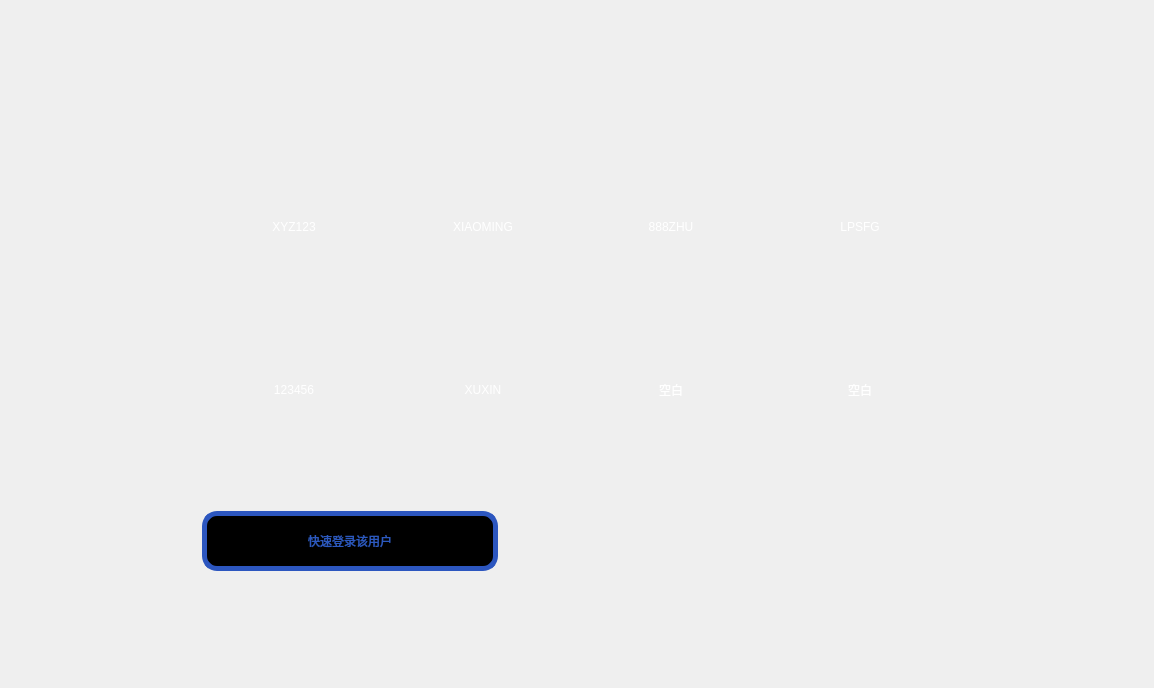
<?xml version="1.0" encoding="UTF-8"?>
<ui version="4.0">
 <class>Management</class>
 <widget class="QWidget" name="Management">
  <property name="geometry">
   <rect>
    <x>0</x>
    <y>0</y>
    <width>1154</width>
    <height>688</height>
   </rect>
  </property>
  <property name="minimumSize">
   <size>
    <width>674</width>
    <height>400</height>
   </size>
  </property>
  <property name="windowTitle">
   <string>Form</string>
  </property>
  <layout class="QGridLayout" name="gridLayout_2">
   <item row="4" column="4">
    <widget class="QPushButton" name="btn_back">
     <property name="minimumSize">
      <size>
       <width>250</width>
       <height>80</height>
      </size>
     </property>
     <property name="layoutDirection">
      <enum>Qt::RightToLeft</enum>
     </property>
     <property name="styleSheet">
      <string notr="true">QPushButton#btn_back{
background-image: url(:/按键_上一页2.png);
border:none;
}
</string>
     </property>
     <property name="text">
      <string/>
     </property>
     <property name="autoDefault">
      <bool>false</bool>
     </property>
     <property name="flat">
      <bool>false</bool>
     </property>
    </widget>
   </item>
   <item row="1" column="1" colspan="4">
    <layout class="QGridLayout" name="gridLayout">
     <property name="horizontalSpacing">
      <number>50</number>
     </property>
     <property name="verticalSpacing">
      <number>5</number>
     </property>
     <item row="1" column="7">
      <widget class="QLabel" name="label_4">
       <property name="styleSheet">
        <string notr="true">
font: 16pt &quot;Ubuntu&quot; ;
color:rgb(255,255,255);
background:transparent;
border:none;</string>
       </property>
       <property name="text">
        <string>LPSFG</string>
       </property>
       <property name="alignment">
        <set>Qt::AlignCenter</set>
       </property>
      </widget>
     </item>
     <item row="1" column="5">
      <widget class="QLabel" name="label_3">
       <property name="styleSheet">
        <string notr="true">
font: 16pt &quot;Ubuntu&quot; ;
color:rgb(255,255,255);
background:transparent;
border:none;</string>
       </property>
       <property name="text">
        <string>888ZHU</string>
       </property>
       <property name="alignment">
        <set>Qt::AlignCenter</set>
       </property>
      </widget>
     </item>
     <item row="4" column="3">
      <widget class="QLabel" name="label_6">
       <property name="styleSheet">
        <string notr="true">
font: 16pt &quot;Ubuntu&quot; ;
color:rgb(255,255,255);
background:transparent;
border:none;</string>
       </property>
       <property name="text">
        <string>XUXIN</string>
       </property>
       <property name="alignment">
        <set>Qt::AlignCenter</set>
       </property>
      </widget>
     </item>
     <item row="4" column="5">
      <widget class="QLabel" name="label_7">
       <property name="styleSheet">
        <string notr="true">
font: 16pt &quot;Ubuntu&quot; ;
color:rgb(255,255,255);
background:transparent;
border:none;</string>
       </property>
       <property name="text">
        <string>空白</string>
       </property>
       <property name="alignment">
        <set>Qt::AlignCenter</set>
       </property>
      </widget>
     </item>
     <item row="4" column="1">
      <widget class="QLabel" name="label_5">
       <property name="styleSheet">
        <string notr="true">
font: 16pt &quot;Ubuntu&quot; ;
color:rgb(255,255,255);
background:transparent;
border:none;</string>
       </property>
       <property name="text">
        <string>123456</string>
       </property>
       <property name="alignment">
        <set>Qt::AlignCenter</set>
       </property>
      </widget>
     </item>
     <item row="0" column="2">
      <spacer name="horizontalSpacer_3">
       <property name="orientation">
        <enum>Qt::Horizontal</enum>
       </property>
       <property name="sizeHint" stdset="0">
        <size>
         <width>40</width>
         <height>20</height>
        </size>
       </property>
      </spacer>
     </item>
     <item row="0" column="4">
      <spacer name="horizontalSpacer_4">
       <property name="orientation">
        <enum>Qt::Horizontal</enum>
       </property>
       <property name="sizeHint" stdset="0">
        <size>
         <width>40</width>
         <height>20</height>
        </size>
       </property>
      </spacer>
     </item>
     <item row="0" column="6">
      <spacer name="horizontalSpacer_5">
       <property name="orientation">
        <enum>Qt::Horizontal</enum>
       </property>
       <property name="sizeHint" stdset="0">
        <size>
         <width>40</width>
         <height>20</height>
        </size>
       </property>
      </spacer>
     </item>
     <item row="1" column="8">
      <spacer name="horizontalSpacer_2">
       <property name="orientation">
        <enum>Qt::Horizontal</enum>
       </property>
       <property name="sizeHint" stdset="0">
        <size>
         <width>40</width>
         <height>20</height>
        </size>
       </property>
      </spacer>
     </item>
     <item row="1" column="0">
      <spacer name="horizontalSpacer">
       <property name="orientation">
        <enum>Qt::Horizontal</enum>
       </property>
       <property name="sizeHint" stdset="0">
        <size>
         <width>40</width>
         <height>20</height>
        </size>
       </property>
      </spacer>
     </item>
     <item row="3" column="3">
      <widget class="QPushButton" name="pushButton_6">
       <property name="enabled">
        <bool>true</bool>
       </property>
       <property name="minimumSize">
        <size>
         <width>94</width>
         <height>94</height>
        </size>
       </property>
       <property name="maximumSize">
        <size>
         <width>94</width>
         <height>94</height>
        </size>
       </property>
       <property name="styleSheet">
        <string notr="true">QPushButton{
background-image: url(:/按键_普通用户.png);
border:none;
}
QPushButton:checked{
background-image: url(:/按键_普通用户_按下.png);
border:none;
}
QPushButton:disabled{
background-image: url(:/按键_未定义用户.png);
border:none;
}</string>
       </property>
       <property name="text">
        <string/>
       </property>
       <property name="checkable">
        <bool>true</bool>
       </property>
       <property name="checked">
        <bool>false</bool>
       </property>
      </widget>
     </item>
     <item row="3" column="5">
      <widget class="QPushButton" name="pushButton_7">
       <property name="enabled">
        <bool>true</bool>
       </property>
       <property name="minimumSize">
        <size>
         <width>94</width>
         <height>94</height>
        </size>
       </property>
       <property name="maximumSize">
        <size>
         <width>94</width>
         <height>94</height>
        </size>
       </property>
       <property name="styleSheet">
        <string notr="true">QPushButton{
background-image: url(:/按键_普通用户.png);
border:none;
}
QPushButton:checked{
background-image: url(:/按键_普通用户_按下.png);
border:none;
}
QPushButton:disabled{
background-image: url(:/按键_未定义用户.png);
border:none;
}</string>
       </property>
       <property name="text">
        <string/>
       </property>
       <property name="checkable">
        <bool>true</bool>
       </property>
       <property name="checked">
        <bool>false</bool>
       </property>
      </widget>
     </item>
     <item row="3" column="7">
      <widget class="QPushButton" name="pushButton_8">
       <property name="enabled">
        <bool>true</bool>
       </property>
       <property name="minimumSize">
        <size>
         <width>94</width>
         <height>94</height>
        </size>
       </property>
       <property name="maximumSize">
        <size>
         <width>94</width>
         <height>94</height>
        </size>
       </property>
       <property name="styleSheet">
        <string notr="true">QPushButton{
background-image: url(:/按键_普通用户.png);
border:none;
}
QPushButton:checked{
background-image: url(:/按键_普通用户_按下.png);
border:none;
}
QPushButton:disabled{
background-image: url(:/按键_未定义用户.png);
border:none;
}</string>
       </property>
       <property name="text">
        <string/>
       </property>
       <property name="checkable">
        <bool>true</bool>
       </property>
       <property name="checked">
        <bool>false</bool>
       </property>
      </widget>
     </item>
     <item row="1" column="3">
      <widget class="QLabel" name="label_2">
       <property name="styleSheet">
        <string notr="true">
font: 16pt &quot;Ubuntu&quot; ;
color:rgb(255,255,255);
background:transparent;
border:none;</string>
       </property>
       <property name="text">
        <string>XIAOMING</string>
       </property>
       <property name="alignment">
        <set>Qt::AlignCenter</set>
       </property>
      </widget>
     </item>
     <item row="1" column="1">
      <widget class="QLabel" name="label_1">
       <property name="enabled">
        <bool>true</bool>
       </property>
       <property name="styleSheet">
        <string notr="true">
font: 16pt &quot;Ubuntu&quot; ;
color:rgb(255,255,255);
background:transparent;
border:none;</string>
       </property>
       <property name="text">
        <string>XYZ123</string>
       </property>
       <property name="alignment">
        <set>Qt::AlignCenter</set>
       </property>
      </widget>
     </item>
     <item row="4" column="7">
      <widget class="QLabel" name="label_8">
       <property name="styleSheet">
        <string notr="true">
font: 16pt &quot;Ubuntu&quot; ;
color:rgb(255,255,255);
background:transparent;
border:none;</string>
       </property>
       <property name="text">
        <string>空白</string>
       </property>
       <property name="alignment">
        <set>Qt::AlignCenter</set>
       </property>
      </widget>
     </item>
     <item row="0" column="5">
      <widget class="QPushButton" name="pushButton_3">
       <property name="enabled">
        <bool>true</bool>
       </property>
       <property name="minimumSize">
        <size>
         <width>94</width>
         <height>94</height>
        </size>
       </property>
       <property name="maximumSize">
        <size>
         <width>94</width>
         <height>94</height>
        </size>
       </property>
       <property name="styleSheet">
        <string notr="true">QPushButton{
background-image: url(:/按键_普通用户.png);
border:none;
}
QPushButton:checked{
background-image: url(:/按键_普通用户_按下.png);
border:none;
}
QPushButton:disabled{
background-image: url(:/按键_未定义用户.png);
border:none;
}</string>
       </property>
       <property name="text">
        <string/>
       </property>
       <property name="checkable">
        <bool>true</bool>
       </property>
       <property name="checked">
        <bool>false</bool>
       </property>
      </widget>
     </item>
     <item row="0" column="7">
      <widget class="QPushButton" name="pushButton_4">
       <property name="enabled">
        <bool>true</bool>
       </property>
       <property name="minimumSize">
        <size>
         <width>94</width>
         <height>94</height>
        </size>
       </property>
       <property name="maximumSize">
        <size>
         <width>94</width>
         <height>94</height>
        </size>
       </property>
       <property name="styleSheet">
        <string notr="true">QPushButton{
background-image: url(:/按键_普通用户.png);
border:none;
}
QPushButton:checked{
background-image: url(:/按键_普通用户_按下.png);
border:none;
}
QPushButton:disabled{
background-image: url(:/按键_未定义用户.png);
border:none;
}</string>
       </property>
       <property name="text">
        <string/>
       </property>
       <property name="checkable">
        <bool>true</bool>
       </property>
       <property name="checked">
        <bool>false</bool>
       </property>
      </widget>
     </item>
     <item row="3" column="1">
      <widget class="QPushButton" name="pushButton_5">
       <property name="enabled">
        <bool>true</bool>
       </property>
       <property name="minimumSize">
        <size>
         <width>94</width>
         <height>94</height>
        </size>
       </property>
       <property name="maximumSize">
        <size>
         <width>94</width>
         <height>94</height>
        </size>
       </property>
       <property name="styleSheet">
        <string notr="true">QPushButton{
background-image: url(:/按键_普通用户.png);
border:none;
}
QPushButton:checked{
background-image: url(:/按键_普通用户_按下.png);
border:none;
}
QPushButton:disabled{
background-image: url(:/按键_未定义用户.png);
border:none;
}</string>
       </property>
       <property name="text">
        <string/>
       </property>
       <property name="checkable">
        <bool>true</bool>
       </property>
       <property name="checked">
        <bool>false</bool>
       </property>
      </widget>
     </item>
     <item row="0" column="1">
      <widget class="QPushButton" name="pushButton_1">
       <property name="enabled">
        <bool>true</bool>
       </property>
       <property name="minimumSize">
        <size>
         <width>94</width>
         <height>94</height>
        </size>
       </property>
       <property name="maximumSize">
        <size>
         <width>94</width>
         <height>94</height>
        </size>
       </property>
       <property name="styleSheet">
        <string notr="true">QPushButton{
background-image: url(:/按键_普通用户.png);
border:none;
}
QPushButton:checked{
background-image: url(:/按键_普通用户_按下.png);
border:none;
}
QPushButton:disabled{
background-image: url(:/按键_未定义用户.png);
border:none;
}</string>
       </property>
       <property name="text">
        <string/>
       </property>
       <property name="checkable">
        <bool>true</bool>
       </property>
       <property name="checked">
        <bool>false</bool>
       </property>
      </widget>
     </item>
     <item row="0" column="3">
      <widget class="QPushButton" name="pushButton_2">
       <property name="enabled">
        <bool>true</bool>
       </property>
       <property name="minimumSize">
        <size>
         <width>94</width>
         <height>94</height>
        </size>
       </property>
       <property name="maximumSize">
        <size>
         <width>94</width>
         <height>94</height>
        </size>
       </property>
       <property name="styleSheet">
        <string notr="true">QPushButton{
background-image: url(:/按键_普通用户.png);
border:none;
}
QPushButton:checked{
background-image: url(:/按键_普通用户_按下.png);
border:none;
}
QPushButton:disabled{
background-image: url(:/按键_未定义用户.png);
border:none;
}</string>
       </property>
       <property name="text">
        <string/>
       </property>
       <property name="checkable">
        <bool>true</bool>
       </property>
       <property name="checked">
        <bool>false</bool>
       </property>
      </widget>
     </item>
     <item row="2" column="1">
      <spacer name="verticalSpacer_3">
       <property name="orientation">
        <enum>Qt::Vertical</enum>
       </property>
       <property name="sizeHint" stdset="0">
        <size>
         <width>20</width>
         <height>40</height>
        </size>
       </property>
      </spacer>
     </item>
    </layout>
   </item>
   <item row="6" column="1">
    <spacer name="verticalSpacer_4">
     <property name="orientation">
      <enum>Qt::Vertical</enum>
     </property>
     <property name="sizeType">
      <enum>QSizePolicy::Fixed</enum>
     </property>
     <property name="sizeHint" stdset="0">
      <size>
       <width>20</width>
       <height>20</height>
      </size>
     </property>
    </spacer>
   </item>
   <item row="4" column="2">
    <widget class="QPushButton" name="btn_del">
     <property name="minimumSize">
      <size>
       <width>145</width>
       <height>60</height>
      </size>
     </property>
     <property name="styleSheet">
      <string notr="true">QPushButton#btn_del{
border-image: url(:/按键_删除.png);
border:none;
}
QPushButton#btn_del:pressed{
background-image: url(:/按键_删除_按下.png);
border:none;
}</string>
     </property>
     <property name="text">
      <string/>
     </property>
    </widget>
   </item>
   <item row="0" column="1">
    <spacer name="verticalSpacer">
     <property name="orientation">
      <enum>Qt::Vertical</enum>
     </property>
     <property name="sizeHint" stdset="0">
      <size>
       <width>20</width>
       <height>40</height>
      </size>
     </property>
    </spacer>
   </item>
   <item row="4" column="3">
    <spacer name="horizontalSpacer_6">
     <property name="orientation">
      <enum>Qt::Horizontal</enum>
     </property>
     <property name="sizeHint" stdset="0">
      <size>
       <width>40</width>
       <height>20</height>
      </size>
     </property>
    </spacer>
   </item>
   <item row="4" column="1">
    <widget class="QPushButton" name="btn_add">
     <property name="minimumSize">
      <size>
       <width>145</width>
       <height>60</height>
      </size>
     </property>
     <property name="styleSheet">
      <string notr="true">QPushButton#btn_add{
border-image: url(:/按键_创建.png);
border:none;
}
QPushButton#btn_add:pressed{
background-image: url(:/按键_创建_按下.png);
border:none;
}</string>
     </property>
     <property name="text">
      <string/>
     </property>
    </widget>
   </item>
   <item row="2" column="1">
    <spacer name="verticalSpacer_2">
     <property name="orientation">
      <enum>Qt::Vertical</enum>
     </property>
     <property name="sizeHint" stdset="0">
      <size>
       <width>20</width>
       <height>40</height>
      </size>
     </property>
    </spacer>
   </item>
   <item row="4" column="5">
    <spacer name="horizontalSpacer_7">
     <property name="orientation">
      <enum>Qt::Horizontal</enum>
     </property>
     <property name="sizeHint" stdset="0">
      <size>
       <width>40</width>
       <height>20</height>
      </size>
     </property>
    </spacer>
   </item>
   <item row="4" column="0">
    <spacer name="horizontalSpacer_8">
     <property name="orientation">
      <enum>Qt::Horizontal</enum>
     </property>
     <property name="sizeHint" stdset="0">
      <size>
       <width>40</width>
       <height>20</height>
      </size>
     </property>
    </spacer>
   </item>
   <item row="3" column="1" colspan="2">
    <widget class="QPushButton" name="btn_fast_login">
     <property name="minimumSize">
      <size>
       <width>0</width>
       <height>60</height>
      </size>
     </property>
     <property name="styleSheet">
      <string notr="true">border:5px solid rgb(44,86,191);
    border-top-left-radius:15px;
    border-top-right-radius:15px;
    border-bottom-left-radius:15px;
    border-bottom-right-radius:15px;
font: 25pt &quot;Microsoft YaHei UI&quot;;
color:rgb(44, 89, 191);
background-color:rgb(0,0,0)
</string>
     </property>
     <property name="text">
      <string>快速登录该用户</string>
     </property>
    </widget>
   </item>
  </layout>
  <zorder>btn_back</zorder>
  <zorder>btn_add</zorder>
  <zorder>btn_del</zorder>
  <zorder>verticalSpacer</zorder>
  <zorder>verticalSpacer_2</zorder>
  <zorder>verticalSpacer_4</zorder>
  <zorder>horizontalSpacer_6</zorder>
  <zorder>horizontalSpacer_7</zorder>
  <zorder>horizontalSpacer_8</zorder>
  <zorder>btn_fast_login</zorder>
 </widget>
 <resources/>
 <connections/>
</ui>
